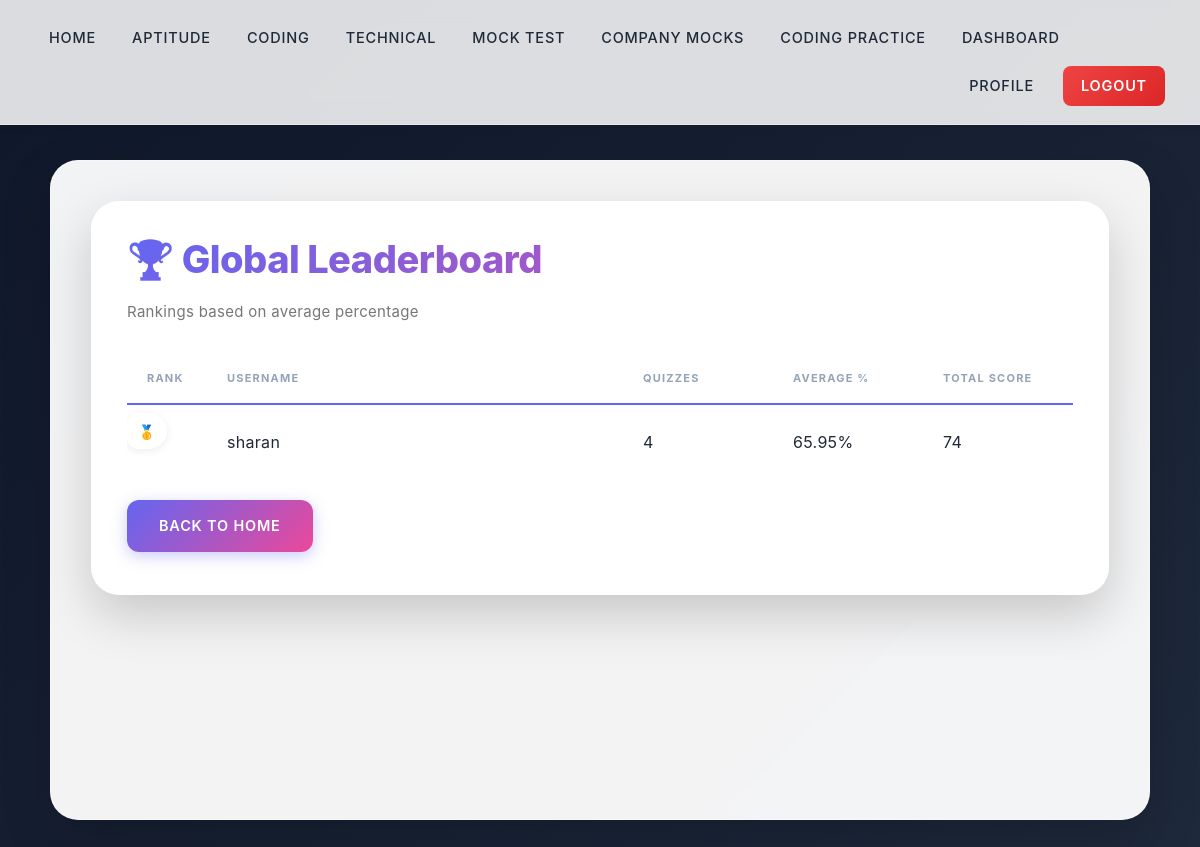
/leaderboard (signed in), run on the app's committed database.
### tables this page shows
CREATE TABLE users (
        id INTEGER PRIMARY KEY,
        email TEXT UNIQUE NOT NULL,
        username TEXT UNIQUE NOT NULL,
        password TEXT NOT NULL,
        mobile_number TEXT,
        gender TEXT,
        age INTEGER,
        created_at TIMESTAMP DEFAULT CURRENT_TIMESTAMP
    );

### app.py (the view)
@app.route("/leaderboard")
@login_required
def leaderboard():
    conn = get_db_connection()
    cursor = conn.cursor()
    cursor.execute("""SELECT u.id, u.username, u.age, u.gender, COUNT(DISTINCT us.quiz_id) as quizzes_completed,
        ROUND(AVG(us.percentage), 2) as avg_percentage, SUM(us.score) as total_score
        FROM users u LEFT JOIN user_scores us ON u.id = us.user_id GROUP BY u.id ORDER BY avg_percentage DESC, total_score DESC""")
    users = cursor.fetchall()
    current_user_id = session.get('user_id')
    cursor.execute("""SELECT u.id, u.username, u.age, u.gender, u.mobile_number, COUNT(DISTINCT us.quiz_id) as quizzes_completed,
        ROUND(AVG(us.percentage), 2) as avg_percentage, SUM(us.score) as total_score
        FROM users u LEFT JOIN user_scores us ON u.id = us.user_id WHERE u.id = ? GROUP BY u.id""", (current_user_id,))
    current_user = cursor.fetchone()
    conn.close()
    current_rank = None
    for idx, user in enumerate(users, 1):
        if user['id'] == current_user_id:
            current_rank = idx
            break
    leaderboard_data = [{'rank': idx + 1, 'username': user['username'], 'age': user['age'], 'gender': user['gender'],
        'quizzes_completed': user['quizzes_completed'] or 0, 'avg_percentage': user['avg_percentage'] or 0,
        'total_score': user['total_score'] or 0, 'is_current': user['id'] == current_user_id}
        for idx, user in enumerate(users)]
    return render_template("leaderboard.html", leaderboard=leaderboard_data, current_user=current_user, current_rank=current_rank)

### app.py (called while the page is built)
def get_db_connection():
    conn = sqlite3.connect(DB_PATH)
    conn.row_factory = sqlite3.Row
    return conn

def login_required(f):
    @wraps(f)
    def decorated_function(*args, **kwargs):
        if 'user_id' not in session:
            return redirect(url_for('login'))
        return f(*args, **kwargs)
    return decorated_function

### templates/leaderboard.html (shortened to what this page needs)
{% extends "base.html" %}
{% block content %}
    <div class="leaderboard-container">
        <div class="leaderboard-title">
            <h1>🏆 Global Leaderboard</h1>
            <p style="color:#777;">Rankings based on average percentage</p>
        </div>
        {% if leaderboard %}
        <table class="leaderboard-table">
            <thead>
                <tr>
                    <th style="width:80px;">Rank</th>
                    <th>Username</th>
                    <th style="width:150px;">Quizzes</th>
                    <th style="width:150px;">Average %</th>
                    <th style="width:150px;">Total Score</th>
                </tr>
            </thead>
            <tbody>
                {% for item in leaderboard %}
                <tr {% if item.is_current %}class="highlight"{% endif %}>
                    <td class="rank-badge">
                        {% if item.rank == 1 %}🥇
                        {% elif item.rank == 2 %}🥈
                        {% elif item.rank == 3 %}🥉
                        {% else %}{{ item.rank }}
                        {% endif %}
                    </td>
                    <td>{{ item.username }}</td>
                    <td>{{ item.quizzes_completed }}</td>
                    <td>{{ item.avg_percentage }}%</td>
                    <td>{{ item.total_score }}</td>
                </tr>
                {% endfor %}
            </tbody>
        </table>
        {% else %}
            <p style="text-align:center; color:#6f0757;">No users yet.</p>
        {% endif %}
        <div class="back-btn">
            <a href="/" class="btn">Back to Home</a>
        </div>
    </div>
{% endblock %}

### static/style.css (style rules this page uses)
:root { --primary-start: #6366f1; --primary-end: #ec4899; --primary-gradient: linear-gradient(135deg, #6366f1, #ec4899); --bg-dark-start: #0f172a; --bg-dark-end: #1e293b; --bg-dark: linear-gradient(135deg, #0f172a, #1e293b); --glass-bg: rgba(255, 255, 255, 0.95); --glass-bg-transparent: rgba(255, 255, 255, 0.85); --glass-border: rgba(255, 255, 255, 0.3); --text-primary: #1f2937; --text-secondary: #64748b; --text-light: #94a3b8; --accent: #fbbf24; --accent-glow: rgba(251, 191, 36, 0.5); --success-bg: linear-gradient(135deg, #d1fae5, #a7f3d0); --success-border: #059669; --error-bg: linear-gradient(135deg, #fee2e2, #fecaca); --error-border: #dc2626; --warning-bg: linear-gradient(135deg, #fef3c7, #fef9e7); --warning-border: #d97706; --spacing-xs: 8px; --spacing-sm: 15px; --spacing-md: 25px; --spacing-lg: 35px; --spacing-xl: 50px; --radius-sm: 8px; --radius-md: 12px; --radius-lg: 20px; --radius-xl: 28px; --shadow-sm: 0 2px 8px rgba(0, 0, 0, 0.08); --shadow-md: 0 8px 25px rgba(0, 0, 0, 0.12); --shadow-lg: 0 20px 50px rgba(0, 0, 0, 0.18); --shadow-glow: 0 0 30px rgba(99, 102, 241, 0.35); --transition-fast: 0.2s ease; --transition-normal: 0.35s cubic-bezier(0.4, 0, 0.2, 1); --transition-slow: 0.5s cubic-bezier(0.4, 0, 0.2, 1); }
* { margin: 0; padding: 0; box-sizing: border-box; }
body { font-family: 'Inter', 'Segoe UI', Tahoma, Geneva, Verdana, sans-serif; background: var(--bg-dark); color: var(--text-primary); line-height: 1.65; min-height: 100vh; letter-spacing: 0.3px; }
h1 { font-size: 38px; font-weight: 800; letter-spacing: -0.5px; margin-bottom: 18px; background: var(--primary-gradient); -webkit-background-clip: text; -webkit-text-fill-color: transparent; background-clip: text; line-height: 1.2; }
p { color: var(--text-secondary); font-size: 15px; margin-bottom: 12px; }
.btn { position: relative; display: inline-block; padding: 14px 32px; background: var(--primary-gradient); color: white; text-decoration: none; border-radius: var(--radius-md); font-weight: 600; font-size: 14.5px; text-transform: uppercase; letter-spacing: 0.8px; border: none; cursor: pointer; overflow: hidden; transition: var(--transition-normal); box-shadow: 0 4px 15px rgba(99, 102, 241, 0.35); }
.btn::before { content: ''; position: absolute; top: 50%; left: 50%; width: 0; height: 0; background: rgba(255, 255, 255, 0.3); border-radius: 50%; transform: translate(-50%, -50%); transition: 0.6s ease; }
.leaderboard-container { background: var(--glass-bg); padding: 35px; border-radius: var(--radius-xl); box-shadow: var(--shadow-lg); border: 1px solid var(--glass-border); }
.leaderboard-table { width: 100%; border-collapse: separate; border-spacing: 0 8px; }
.leaderboard-table th, .leaderboard-table td { padding: 16px 20px; text-align: left; background: rgba(255, 255, 255, 0.6); }
.leaderboard-table th { font-size: 11px; font-weight: 700; color: var(--text-light); text-transform: uppercase; letter-spacing: 1.2px; border-bottom: 2px solid var(--primary-start); }
.leaderboard-table tr { transition: var(--transition-normal); }
.leaderboard-table tr:first-child td:first-child { border-top-left-radius: var(--radius-md); }
.leaderboard-table tr:first-child td:last-child { border-top-right-radius: var(--radius-md); }
.leaderboard-table tr:last-child td:first-child { border-bottom-left-radius: var(--radius-md); }
.leaderboard-table tr:last-child td:last-child { border-bottom-right-radius: var(--radius-md); }
.rank-badge { display: inline-flex; align-items: center; justify-content: center; width: 36px; height: 36px; background: var(--primary-gradient); color: white; border-radius: 50%; font-weight: 700; font-size: 14px; box-shadow: var(--shadow-sm); }
table { width: 100%; border-collapse: separate; border-spacing: 0; margin: 20px 0; background: var(--glass-bg-transparent); border-radius: var(--radius-md); overflow: hidden; }
table th, table td { padding: 14px 18px; border-bottom: 1px solid var(--glass-border); text-align: left; }
table th { background: linear-gradient(135deg, rgba(99, 102, 241, 0.1), rgba(236, 72, 153, 0.1)); font-size: 11px; font-weight: 700; color: var(--text-light); text-transform: uppercase; letter-spacing: 1px; }
table tr:last-child td { border-bottom: none; }
a { color: var(--primary-start); text-decoration: none; font-weight: 500; transition: var(--transition-fast); }

### data on the page
users: username "sharan", quizzes_completed "4", avg_percentage "65.95", total_score "74"
